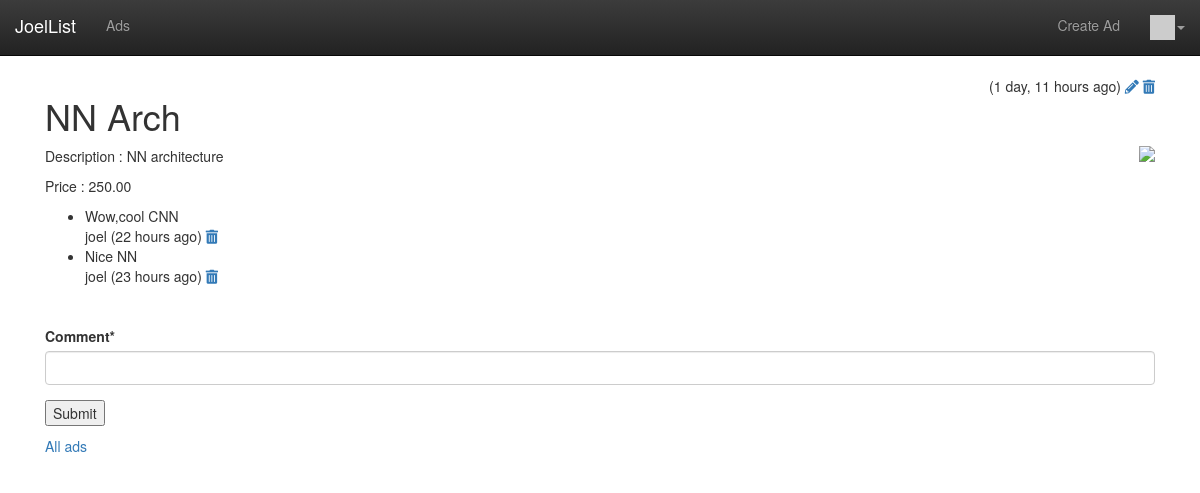
Page /ads/ad/4 (signed in) on the committed database.
### ads/models.py (models this page shows, shortened)
class Ad(models.Model) :
    title = models.CharField(
            max_length=200,
            validators=[MinLengthValidator(2, "Title must be greater than 2 characters")]
    )
    price = models.DecimalField(max_digits=7, decimal_places=2, null=True)
    text = models.TextField()
    picture = models.BinaryField(null=True, editable=True)
    content_type = models.CharField(max_length=256,null=True,help_text='The MIME type of the file')
    owner = models.ForeignKey(settings.AUTH_USER_MODEL, on_delete=models.CASCADE)
    created_at = models.DateTimeField(auto_now_add=True)
    updated_at = models.DateTimeField(auto_now=True)

class Comment(models.Model):
    text = models.TextField(validators=[MinLengthValidator(3,"Comment must be greater than 3 characters")])
    ad = models.ForeignKey(Ad,on_delete=models.CASCADE)
    owner = models.ForeignKey(settings.AUTH_USER_MODEL, on_delete=models.CASCADE)
    created_at = models.DateTimeField(auto_now_add=True)
    updated_at = models.DateTimeField(auto_now=True)

### ads/views.py (the view)
# urls.py: path('ad/<int:pk>', views.AdDetailView.as_view(), name='ad_detail'),
class AdDetailView(OwnerDetailView):
    model = Ad
    template_name = "ads/ad_detail.html"
    def get(self, request, pk) :
        x = Ad.objects.get(id=pk)
        comments = Comment.objects.filter(ad=x).order_by('-updated_at')
        comment_form = CommentForm()
        context = {'ad': x, 'comments': comments, 'comment_form': comment_form }
        return render(request, self.template_name, context)

### ads/forms.py
class CommentForm(forms.Form):
    comment = forms.CharField(required=True, max_length=500, min_length=3, strip=True)

### home/context_processors.py (called while the page is built)
def settings(request):
    return {
        'settings': django_settings,
    }

### home/templatetags/app_tags.py (called while the page is built)
@register.filter(name='gravatar')
def gravatar(user, size=35):
    email = str(user.email.strip().lower()).encode('utf-8')
    email_hash = md5(email).hexdigest()
    url = "//www.gravatar.com/avatar/{0}?s={1}&d=identicon&r=PG"
    return url.format(email_hash, size)

### ads/templates/ads/ad_detail.html (shortened to what this page needs)
{% extends "base_menu.html" %}
{% load humanize %}
{% block content %}
<span style="float: right;">
({{ ad.updated_at|naturaltime }})
{% if ad.owner == user %}
<a href="{% url 'ads:ad_update' ad.id %}"><i class="fa fa-pencil"></i></a>
<a href="{% url 'ads:ad_delete' ad.id %}"><i class="fa fa-trash"></i></a>
{% endif %}
</span>
<h1>{{ ad.title }}</h1>
{% if ad.content_type %}
<img style="float:right; max-width:50%;" src="{% url 'ads:ad_picture' ad.id %}"
    onclick="document.getElementById('overlay').style.display = 'block';">
{% endif %}
<p>Description :
{{ ad.text }}
</p>
<p>Price :
{{ ad.price }}
</p>
<p>
{% if comments %}
<ul>
    {% for comment in comments %}
    <li>
        {{ comment.text  }}
        <br>
        {{ comment.owner }}
        ({{ comment.updated_at|naturaltime }})
        {% if comment.owner == user %}
            <a href="{% url 'ads:ad_comment_delete' comment.id %}"><i class="fa fa-trash"></i></a>
        {% endif %}
    </li>
    {% endfor %}
</ul>
{% else %}
<p>
    There are no comments for this ad. Be the first to add a comment below.
</p>
{% endif %}
{% if user.is_authenticated %}
<br clear="all"/>
<p>
{% load crispy_forms_tags %}
<form method="post" action="{% url 'ads:ad_comment_create' ad.id %}">
    {{ comment_form|crispy }}
<input type="submit" value="Submit">
</form>
</p>
{% endif %}
<a href="{% url 'ads:all' %}">All ads</a>
</p>
{% endblock %}

### rows in the picture
Ad: updated_at "1 day, 11 hours ago", title "NN Arch", text "NN architecture", price "250.00"
Comment: text "Wow,cool CNN", owner "joel", updated_at "22 hours ago"
Comment: text "Nice NN", owner "joel", updated_at "23 hours ago"

### other values in the picture
{{ settings.APP_NAME }} "JoelList"
